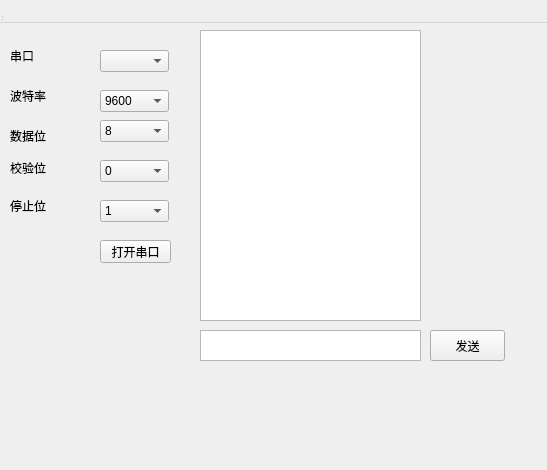
<?xml version="1.0" encoding="UTF-8"?>
<ui version="4.0">
 <class>serialport</class>
 <widget class="QWidget" name="serialport">
  <property name="geometry">
   <rect>
    <x>0</x>
    <y>0</y>
    <width>547</width>
    <height>470</height>
   </rect>
  </property>
  <property name="windowTitle">
   <string>MainWindow</string>
  </property>
  <widget class="QWidget" name="centralWidget" native="true">
   <property name="geometry">
    <rect>
     <x>0</x>
     <y>0</y>
     <width>515</width>
     <height>391</height>
    </rect>
   </property>
   <widget class="QLabel" name="label">
    <property name="geometry">
     <rect>
      <x>10</x>
      <y>50</y>
      <width>54</width>
      <height>12</height>
     </rect>
    </property>
    <property name="text">
     <string>串口</string>
    </property>
   </widget>
   <widget class="QLabel" name="label_2">
    <property name="geometry">
     <rect>
      <x>10</x>
      <y>90</y>
      <width>54</width>
      <height>12</height>
     </rect>
    </property>
    <property name="text">
     <string>波特率</string>
    </property>
   </widget>
   <widget class="QLabel" name="label_3">
    <property name="geometry">
     <rect>
      <x>10</x>
      <y>130</y>
      <width>54</width>
      <height>12</height>
     </rect>
    </property>
    <property name="text">
     <string>数据位</string>
    </property>
   </widget>
   <widget class="QComboBox" name="PortBox">
    <property name="geometry">
     <rect>
      <x>100</x>
      <y>50</y>
      <width>69</width>
      <height>22</height>
     </rect>
    </property>
   </widget>
   <widget class="QComboBox" name="BaudBox">
    <property name="geometry">
     <rect>
      <x>100</x>
      <y>90</y>
      <width>69</width>
      <height>22</height>
     </rect>
    </property>
    <property name="currentIndex">
     <number>0</number>
    </property>
    <item>
     <property name="text">
      <string>9600</string>
     </property>
    </item>
    <item>
     <property name="text">
      <string>19200</string>
     </property>
    </item>
    <item>
     <property name="text">
      <string>38400</string>
     </property>
    </item>
    <item>
     <property name="text">
      <string>57600</string>
     </property>
    </item>
    <item>
     <property name="text">
      <string>115200</string>
     </property>
    </item>
   </widget>
   <widget class="QComboBox" name="BitBox">
    <property name="geometry">
     <rect>
      <x>100</x>
      <y>120</y>
      <width>69</width>
      <height>22</height>
     </rect>
    </property>
    <property name="currentIndex">
     <number>0</number>
    </property>
    <item>
     <property name="text">
      <string>8</string>
     </property>
    </item>
   </widget>
   <widget class="QComboBox" name="ParityBox">
    <property name="geometry">
     <rect>
      <x>100</x>
      <y>160</y>
      <width>69</width>
      <height>22</height>
     </rect>
    </property>
    <item>
     <property name="text">
      <string>0</string>
     </property>
    </item>
   </widget>
   <widget class="QLabel" name="label_4">
    <property name="geometry">
     <rect>
      <x>10</x>
      <y>160</y>
      <width>61</width>
      <height>16</height>
     </rect>
    </property>
    <property name="text">
     <string>校验位</string>
    </property>
   </widget>
   <widget class="QLabel" name="label_6">
    <property name="geometry">
     <rect>
      <x>10</x>
      <y>200</y>
      <width>54</width>
      <height>12</height>
     </rect>
    </property>
    <property name="text">
     <string>停止位</string>
    </property>
   </widget>
   <widget class="QComboBox" name="StopBox">
    <property name="geometry">
     <rect>
      <x>100</x>
      <y>200</y>
      <width>69</width>
      <height>22</height>
     </rect>
    </property>
    <item>
     <property name="text">
      <string>1</string>
     </property>
    </item>
   </widget>
   <widget class="QPushButton" name="OpenSerialButton">
    <property name="geometry">
     <rect>
      <x>100</x>
      <y>240</y>
      <width>71</width>
      <height>23</height>
     </rect>
    </property>
    <property name="text">
     <string>打开串口</string>
    </property>
   </widget>
   <widget class="QTextEdit" name="textEdit">
    <property name="geometry">
     <rect>
      <x>200</x>
      <y>30</y>
      <width>221</width>
      <height>291</height>
     </rect>
    </property>
   </widget>
   <widget class="QTextEdit" name="textEdit_2">
    <property name="geometry">
     <rect>
      <x>200</x>
      <y>330</y>
      <width>221</width>
      <height>31</height>
     </rect>
    </property>
   </widget>
   <widget class="QPushButton" name="SendButton">
    <property name="geometry">
     <rect>
      <x>430</x>
      <y>330</y>
      <width>75</width>
      <height>31</height>
     </rect>
    </property>
    <property name="text">
     <string>发送</string>
    </property>
   </widget>
  </widget>
  <widget class="QMenuBar" name="menuBar">
   <property name="geometry">
    <rect>
     <x>0</x>
     <y>0</y>
     <width>547</width>
     <height>23</height>
    </rect>
   </property>
  </widget>
  <widget class="QToolBar" name="mainToolBar">
   <property name="geometry">
    <rect>
     <x>0</x>
     <y>0</y>
     <width>8</width>
     <height>17</height>
    </rect>
   </property>
  </widget>
  <widget class="QStatusBar" name="statusBar">
   <property name="geometry">
    <rect>
     <x>0</x>
     <y>0</y>
     <width>3</width>
     <height>22</height>
    </rect>
   </property>
  </widget>
 </widget>
 <layoutdefault spacing="6" margin="11"/>
 <resources/>
 <connections/>
</ui>
